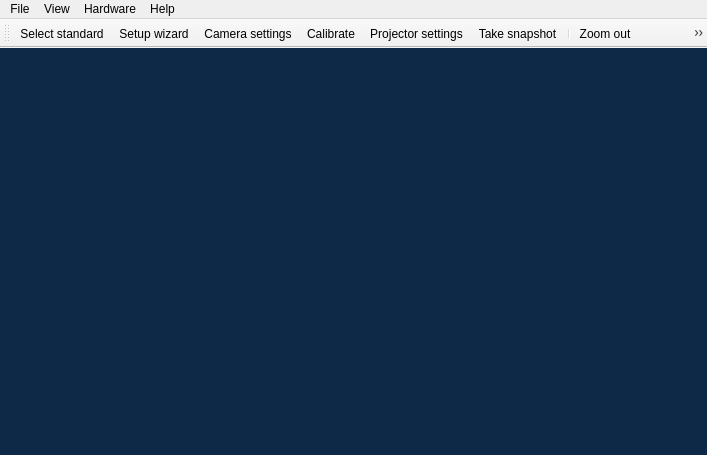
<?xml version="1.0" encoding="UTF-8"?>
<ui version="4.0">
 <class>MainWindow</class>
 <widget class="QMainWindow" name="MainWindow">
  <property name="geometry">
   <rect>
    <x>0</x>
    <y>0</y>
    <width>707</width>
    <height>455</height>
   </rect>
  </property>
  <property name="windowTitle">
   <string>Scan Studio</string>
  </property>
  <property name="windowIcon">
   <iconset resource="gui/icons.qrc">
    <normaloff>:/oxygen/icons/oxygen/camera-web.png</normaloff>:/oxygen/icons/oxygen/camera-web.png</iconset>
  </property>
  <property name="windowOpacity">
   <double>1.000000000000000</double>
  </property>
  <property name="iconSize">
   <size>
    <width>24</width>
    <height>24</height>
   </size>
  </property>
  <property name="documentMode">
   <bool>false</bool>
  </property>
  <property name="unifiedTitleAndToolBarOnMac">
   <bool>true</bool>
  </property>
  <widget class="QWidget" name="centralWidget">
   <layout class="QHBoxLayout" name="horizontalLayout">
    <property name="spacing">
     <number>0</number>
    </property>
    <property name="margin">
     <number>0</number>
    </property>
    <item>
     <widget class="ModelViewWidget" name="modelView" native="true">
      <property name="cursor">
       <cursorShape>OpenHandCursor</cursorShape>
      </property>
      <property name="mouseTracking">
       <bool>false</bool>
      </property>
      <property name="styleSheet">
       <string notr="true">background-color:rgb(14,41,71);
color:white;</string>
      </property>
     </widget>
    </item>
   </layout>
  </widget>
  <widget class="QMenuBar" name="menuBar">
   <property name="geometry">
    <rect>
     <x>0</x>
     <y>0</y>
     <width>707</width>
     <height>21</height>
    </rect>
   </property>
   <widget class="QMenu" name="menuFile">
    <property name="title">
     <string>File</string>
    </property>
    <addaction name="actionExport_to_STL"/>
    <addaction name="actionExport_to_OBJ"/>
    <addaction name="separator"/>
    <addaction name="actionExit"/>
   </widget>
   <widget class="QMenu" name="menuHardware">
    <property name="title">
     <string>Hardware</string>
    </property>
    <addaction name="actionSelect_standard"/>
    <addaction name="actionSetup_wizard"/>
    <addaction name="actionSelect_cameras"/>
    <addaction name="actionProjector_settings"/>
    <addaction name="actionCalibrate"/>
   </widget>
   <widget class="QMenu" name="menuHelp">
    <property name="title">
     <string>Help</string>
    </property>
    <addaction name="actionAbout"/>
   </widget>
   <widget class="QMenu" name="menuView">
    <property name="title">
     <string>View</string>
    </property>
    <addaction name="actionZoom_best"/>
    <addaction name="separator"/>
    <addaction name="actionFull_screen"/>
   </widget>
   <addaction name="menuFile"/>
   <addaction name="menuView"/>
   <addaction name="menuHardware"/>
   <addaction name="menuHelp"/>
  </widget>
  <widget class="QToolBar" name="mainToolBar">
   <attribute name="toolBarArea">
    <enum>TopToolBarArea</enum>
   </attribute>
   <attribute name="toolBarBreak">
    <bool>false</bool>
   </attribute>
   <addaction name="actionSelect_standard"/>
   <addaction name="actionSetup_wizard"/>
   <addaction name="actionSelect_cameras"/>
   <addaction name="actionCalibrate"/>
   <addaction name="actionProjector_settings"/>
   <addaction name="actionTake_snapshot"/>
   <addaction name="separator"/>
   <addaction name="actionZoom_out"/>
   <addaction name="actionZoom_best"/>
   <addaction name="actionZoom_in"/>
   <addaction name="separator"/>
   <addaction name="actionFull_screen"/>
  </widget>
  <widget class="QStatusBar" name="statusBar">
   <property name="styleSheet">
    <string notr="true">background-color:rgb(14,41,71);
color:white;</string>
   </property>
  </widget>
  <action name="actionCalibrate">
   <property name="icon">
    <iconset resource="gui/icons.qrc">
     <normaloff>:/oxygen/icons/oxygen/measure.png</normaloff>:/oxygen/icons/oxygen/measure.png</iconset>
   </property>
   <property name="text">
    <string>Calibrate</string>
   </property>
   <property name="toolTip">
    <string>Calibrate the setup</string>
   </property>
   <property name="statusTip">
    <string>Calibrate the cameras and the projector</string>
   </property>
   <property name="iconVisibleInMenu">
    <bool>true</bool>
   </property>
  </action>
  <action name="actionSelect_cameras">
   <property name="icon">
    <iconset resource="gui/icons.qrc">
     <normaloff>:/oxygen/icons/oxygen/camera-web.png</normaloff>:/oxygen/icons/oxygen/camera-web.png</iconset>
   </property>
   <property name="text">
    <string>Camera settings</string>
   </property>
   <property name="statusTip">
    <string>Choose the cameras to scan with and set them up</string>
   </property>
   <property name="iconVisibleInMenu">
    <bool>true</bool>
   </property>
  </action>
  <action name="actionTake_snapshot">
   <property name="icon">
    <iconset resource="gui/icons.qrc">
     <normaloff>:/oxygen/icons/oxygen/media-record.png</normaloff>:/oxygen/icons/oxygen/media-record.png</iconset>
   </property>
   <property name="text">
    <string>Take snapshot</string>
   </property>
   <property name="statusTip">
    <string>Take a 3D frame</string>
   </property>
  </action>
  <action name="actionNew">
   <property name="icon">
    <iconset resource="gui/icons.qrc">
     <normaloff>:/oxygen/icons/oxygen/document-new.png</normaloff>:/oxygen/icons/oxygen/document-new.png</iconset>
   </property>
   <property name="text">
    <string>New</string>
   </property>
   <property name="iconVisibleInMenu">
    <bool>true</bool>
   </property>
  </action>
  <action name="actionSelect_standard">
   <property name="icon">
    <iconset resource="gui/icons.qrc">
     <normaloff>:/oxygen/icons/oxygen/games-config-board.png</normaloff>:/oxygen/icons/oxygen/games-config-board.png</iconset>
   </property>
   <property name="text">
    <string>Select standard</string>
   </property>
   <property name="statusTip">
    <string>Set up the calibration standard</string>
   </property>
   <property name="iconVisibleInMenu">
    <bool>true</bool>
   </property>
  </action>
  <action name="actionExit">
   <property name="icon">
    <iconset resource="gui/icons.qrc">
     <normaloff>:/oxygen/icons/oxygen/system-shutdown.png</normaloff>:/oxygen/icons/oxygen/system-shutdown.png</iconset>
   </property>
   <property name="text">
    <string>Exit</string>
   </property>
   <property name="statusTip">
    <string>Quit Scan Studio</string>
   </property>
   <property name="iconVisibleInMenu">
    <bool>true</bool>
   </property>
  </action>
  <action name="actionStop">
   <property name="icon">
    <iconset resource="gui/icons.qrc">
     <normaloff>:/oxygen/icons/oxygen/process-stop.png</normaloff>:/oxygen/icons/oxygen/process-stop.png</iconset>
   </property>
   <property name="text">
    <string>Stop</string>
   </property>
  </action>
  <action name="actionProjector_settings">
   <property name="enabled">
    <bool>true</bool>
   </property>
   <property name="icon">
    <iconset resource="gui/icons.qrc">
     <normaloff>:/oxygen/icons/oxygen/video-projector.png</normaloff>:/oxygen/icons/oxygen/video-projector.png</iconset>
   </property>
   <property name="text">
    <string>Projector settings</string>
   </property>
   <property name="statusTip">
    <string>Set up the projector</string>
   </property>
   <property name="iconVisibleInMenu">
    <bool>true</bool>
   </property>
  </action>
  <action name="actionAbout">
   <property name="icon">
    <iconset resource="gui/icons.qrc">
     <normaloff>:/oxygen/icons/oxygen/help-about.png</normaloff>:/oxygen/icons/oxygen/help-about.png</iconset>
   </property>
   <property name="text">
    <string>About</string>
   </property>
   <property name="statusTip">
    <string>About ScanStudio</string>
   </property>
   <property name="iconVisibleInMenu">
    <bool>true</bool>
   </property>
  </action>
  <action name="actionSetup_wizard">
   <property name="icon">
    <iconset resource="gui/icons.qrc">
     <normaloff>:/oxygen/icons/oxygen/tools-wizard.png</normaloff>:/oxygen/icons/oxygen/tools-wizard.png</iconset>
   </property>
   <property name="text">
    <string>Setup wizard</string>
   </property>
   <property name="statusTip">
    <string>Figure out how best to arrange your hardware</string>
   </property>
   <property name="iconVisibleInMenu">
    <bool>true</bool>
   </property>
  </action>
  <action name="actionZoom_in">
   <property name="icon">
    <iconset resource="gui/icons.qrc">
     <normaloff>:/oxygen/icons/oxygen/zoom-in.png</normaloff>:/oxygen/icons/oxygen/zoom-in.png</iconset>
   </property>
   <property name="text">
    <string>Zoom in</string>
   </property>
   <property name="statusTip">
    <string>Zoom in</string>
   </property>
  </action>
  <action name="actionZoom_out">
   <property name="icon">
    <iconset resource="gui/icons.qrc">
     <normaloff>:/oxygen/icons/oxygen/zoom-out.png</normaloff>:/oxygen/icons/oxygen/zoom-out.png</iconset>
   </property>
   <property name="text">
    <string>Zoom out</string>
   </property>
   <property name="statusTip">
    <string>Zoom out</string>
   </property>
  </action>
  <action name="actionZoom_best">
   <property name="icon">
    <iconset resource="gui/icons.qrc">
     <normaloff>:/oxygen/icons/oxygen/zoom-draw.png</normaloff>:/oxygen/icons/oxygen/zoom-draw.png</iconset>
   </property>
   <property name="text">
    <string>Zoom to fit</string>
   </property>
   <property name="toolTip">
    <string>Zoom to fit the scene</string>
   </property>
   <property name="statusTip">
    <string>Fit the scene in the window</string>
   </property>
   <property name="iconVisibleInMenu">
    <bool>true</bool>
   </property>
  </action>
  <action name="actionOpen">
   <property name="icon">
    <iconset resource="gui/icons.qrc">
     <normaloff>:/oxygen/icons/oxygen/document-open.png</normaloff>:/oxygen/icons/oxygen/document-open.png</iconset>
   </property>
   <property name="text">
    <string>Open</string>
   </property>
   <property name="iconVisibleInMenu">
    <bool>true</bool>
   </property>
  </action>
  <action name="actionExport_to_STL">
   <property name="icon">
    <iconset resource="gui/icons.qrc">
     <normaloff>:/oxygen/icons/oxygen/kig.png</normaloff>:/oxygen/icons/oxygen/kig.png</iconset>
   </property>
   <property name="text">
    <string>Export to STL</string>
   </property>
   <property name="statusTip">
    <string>Export the mesh to an STL file</string>
   </property>
   <property name="iconVisibleInMenu">
    <bool>true</bool>
   </property>
  </action>
  <action name="actionFull_screen">
   <property name="checkable">
    <bool>true</bool>
   </property>
   <property name="icon">
    <iconset resource="gui/icons.qrc">
     <normaloff>:/oxygen/icons/oxygen/view-fullscreen.png</normaloff>:/oxygen/icons/oxygen/view-fullscreen.png</iconset>
   </property>
   <property name="text">
    <string>Full screen</string>
   </property>
   <property name="statusTip">
    <string>Toggle full screen</string>
   </property>
   <property name="iconVisibleInMenu">
    <bool>false</bool>
   </property>
  </action>
  <action name="actionExport_to_OBJ">
   <property name="icon">
    <iconset resource="gui/icons.qrc">
     <normaloff>:/oxygen/icons/oxygen/shapes.png</normaloff>:/oxygen/icons/oxygen/shapes.png</iconset>
   </property>
   <property name="text">
    <string>Export to OBJ</string>
   </property>
   <property name="iconVisibleInMenu">
    <bool>true</bool>
   </property>
  </action>
 </widget>
 <layoutdefault spacing="6" margin="11"/>
 <customwidgets>
  <customwidget>
   <class>ModelViewWidget</class>
   <extends>QWidget</extends>
   <header>gui/modelviewwidget.h</header>
   <container>1</container>
   <slots>
    <slot>zoomIn()</slot>
    <slot>zoomOut()</slot>
    <slot>zoomFit()</slot>
   </slots>
  </customwidget>
 </customwidgets>
 <resources>
  <include location="gui/icons.qrc"/>
 </resources>
 <connections>
  <connection>
   <sender>actionAbout</sender>
   <signal>triggered()</signal>
   <receiver>MainWindow</receiver>
   <slot>showAbout()</slot>
   <hints>
    <hint type="sourcelabel">
     <x>-1</x>
     <y>-1</y>
    </hint>
    <hint type="destinationlabel">
     <x>353</x>
     <y>227</y>
    </hint>
   </hints>
  </connection>
  <connection>
   <sender>actionExit</sender>
   <signal>triggered()</signal>
   <receiver>MainWindow</receiver>
   <slot>quitProgram()</slot>
   <hints>
    <hint type="sourcelabel">
     <x>-1</x>
     <y>-1</y>
    </hint>
    <hint type="destinationlabel">
     <x>353</x>
     <y>227</y>
    </hint>
   </hints>
  </connection>
  <connection>
   <sender>actionFull_screen</sender>
   <signal>toggled(bool)</signal>
   <receiver>MainWindow</receiver>
   <slot>setFullScreen(bool)</slot>
   <hints>
    <hint type="sourcelabel">
     <x>-1</x>
     <y>-1</y>
    </hint>
    <hint type="destinationlabel">
     <x>353</x>
     <y>227</y>
    </hint>
   </hints>
  </connection>
  <connection>
   <sender>actionSelect_cameras</sender>
   <signal>triggered()</signal>
   <receiver>MainWindow</receiver>
   <slot>showCameraSettings()</slot>
   <hints>
    <hint type="sourcelabel">
     <x>-1</x>
     <y>-1</y>
    </hint>
    <hint type="destinationlabel">
     <x>353</x>
     <y>227</y>
    </hint>
   </hints>
  </connection>
  <connection>
   <sender>actionSelect_standard</sender>
   <signal>triggered()</signal>
   <receiver>MainWindow</receiver>
   <slot>showCalStdSettings()</slot>
   <hints>
    <hint type="sourcelabel">
     <x>-1</x>
     <y>-1</y>
    </hint>
    <hint type="destinationlabel">
     <x>353</x>
     <y>227</y>
    </hint>
   </hints>
  </connection>
  <connection>
   <sender>actionZoom_in</sender>
   <signal>triggered()</signal>
   <receiver>modelView</receiver>
   <slot>zoomIn()</slot>
   <hints>
    <hint type="sourcelabel">
     <x>-1</x>
     <y>-1</y>
    </hint>
    <hint type="destinationlabel">
     <x>353</x>
     <y>248</y>
    </hint>
   </hints>
  </connection>
  <connection>
   <sender>actionZoom_out</sender>
   <signal>triggered()</signal>
   <receiver>modelView</receiver>
   <slot>zoomOut()</slot>
   <hints>
    <hint type="sourcelabel">
     <x>-1</x>
     <y>-1</y>
    </hint>
    <hint type="destinationlabel">
     <x>353</x>
     <y>248</y>
    </hint>
   </hints>
  </connection>
  <connection>
   <sender>actionZoom_best</sender>
   <signal>triggered()</signal>
   <receiver>modelView</receiver>
   <slot>zoomFit()</slot>
   <hints>
    <hint type="sourcelabel">
     <x>-1</x>
     <y>-1</y>
    </hint>
    <hint type="destinationlabel">
     <x>353</x>
     <y>243</y>
    </hint>
   </hints>
  </connection>
  <connection>
   <sender>actionProjector_settings</sender>
   <signal>triggered()</signal>
   <receiver>MainWindow</receiver>
   <slot>showProjectionScreen()</slot>
   <hints>
    <hint type="sourcelabel">
     <x>-1</x>
     <y>-1</y>
    </hint>
    <hint type="destinationlabel">
     <x>353</x>
     <y>227</y>
    </hint>
   </hints>
  </connection>
  <connection>
   <sender>actionCalibrate</sender>
   <signal>triggered()</signal>
   <receiver>MainWindow</receiver>
   <slot>showCalibrationDialog()</slot>
   <hints>
    <hint type="sourcelabel">
     <x>-1</x>
     <y>-1</y>
    </hint>
    <hint type="destinationlabel">
     <x>353</x>
     <y>227</y>
    </hint>
   </hints>
  </connection>
  <connection>
   <sender>actionTake_snapshot</sender>
   <signal>triggered()</signal>
   <receiver>MainWindow</receiver>
   <slot>takeFrame()</slot>
   <hints>
    <hint type="sourcelabel">
     <x>-1</x>
     <y>-1</y>
    </hint>
    <hint type="destinationlabel">
     <x>353</x>
     <y>227</y>
    </hint>
   </hints>
  </connection>
 </connections>
 <slots>
  <slot>showAbout()</slot>
  <slot>setFullScreen(bool)</slot>
  <slot>showCameraSettings()</slot>
  <slot>showCalStdSettings()</slot>
  <slot>showProjectionScreen()</slot>
  <slot>quitProgram()</slot>
  <slot>showCalibrationDialog()</slot>
  <slot>takeFrame()</slot>
 </slots>
</ui>
